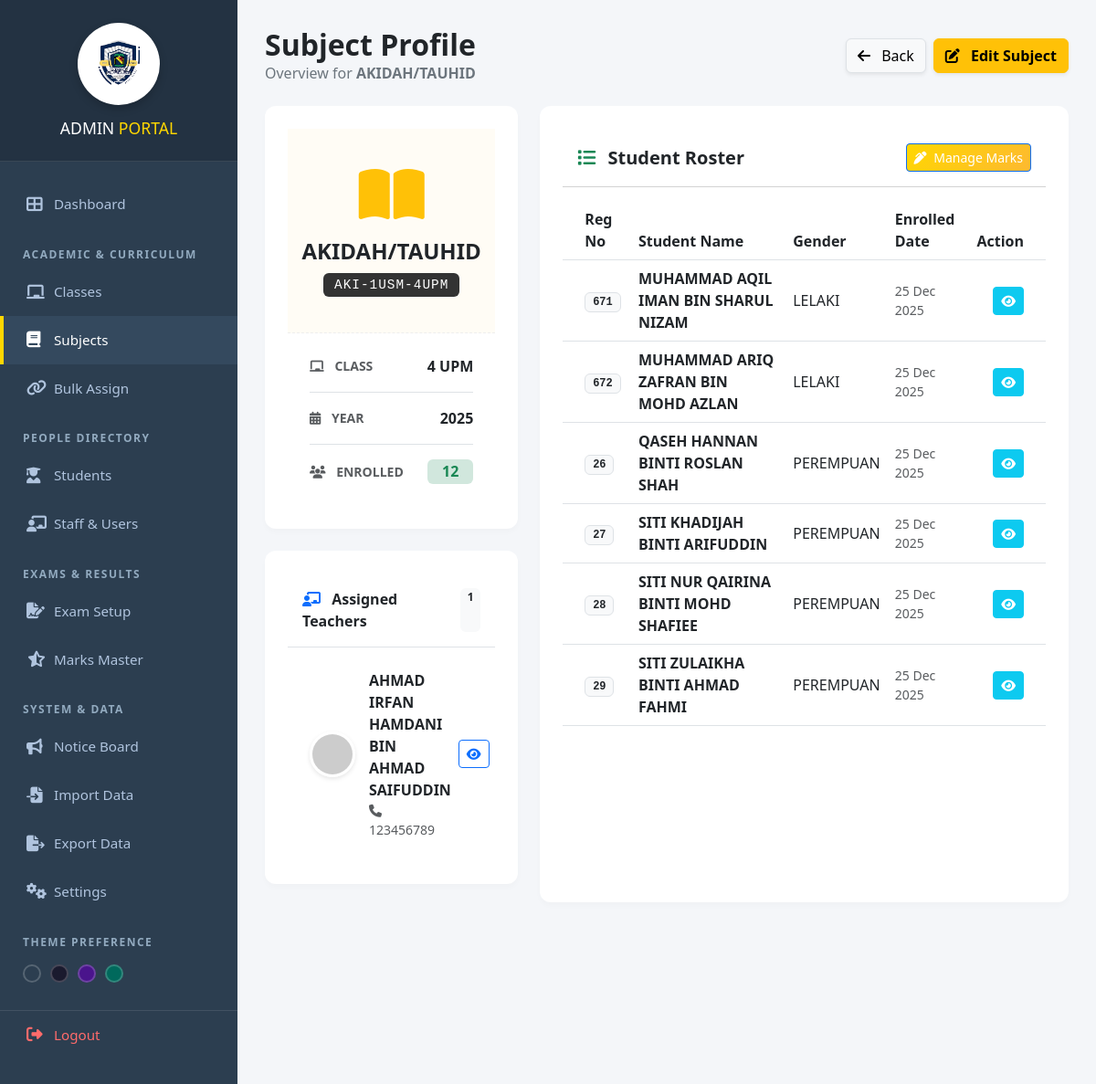
The page /admin/view_subject.php?subject_id=25 (signed in) on the database its author committed.
### tables this page shows
CREATE TABLE `subjects` (
  `subject_id` int(11) NOT NULL,
  `subject_name` varchar(100) NOT NULL,
  `subject_code` varchar(20) DEFAULT NULL,
  `class_id` int(11) DEFAULT NULL
);

CREATE TABLE `classes` (
  `class_id` int(11) NOT NULL,
  `class_name` varchar(50) NOT NULL,
  `year` int(11) NOT NULL,
  `class_teacher_id` int(11) DEFAULT NULL
);

CREATE TABLE `users` (
  `user_id` int(11) NOT NULL,
  `username` varchar(50) NOT NULL,
  `password` varchar(255) NOT NULL,
  `full_name` varchar(100) NOT NULL,
  `role` enum('admin','class_teacher','subject_teacher') NOT NULL,
  `created_at` timestamp NULL DEFAULT current_timestamp(),
  `avatar` varchar(255) DEFAULT NULL,
  `ic_no` varchar(50) DEFAULT NULL,
  `teacher_id_no` varchar(50) DEFAULT NULL,
  `phone` varchar(20) DEFAULT NULL,
  `teaching_subjects` text DEFAULT NULL
);

CREATE TABLE `student_subject_enrollment` (
  `enrollment_id` int(11) NOT NULL,
  `student_id` int(11) NOT NULL,
  `subject_id` int(11) NOT NULL,
  `class_id` int(11) DEFAULT NULL,
  `enrollment_date` timestamp NULL DEFAULT current_timestamp()
);

CREATE TABLE `students` (
  `student_id` int(11) NOT NULL,
  `school_register_no` varchar(50) DEFAULT NULL,
  `enrollment_date` date DEFAULT NULL,
  `previous_school` varchar(255) DEFAULT NULL,
  `student_name` varchar(100) NOT NULL,
  `gender` varchar(20) DEFAULT NULL,
  `sports_house` varchar(50) DEFAULT NULL,
  `birth_cert_no` varchar(50) DEFAULT NULL,
  `birth_place` varchar(100) DEFAULT NULL,
  `ic_no` varchar(50) DEFAULT NULL,
  `birthdate` date DEFAULT NULL,
  `race` varchar(50) DEFAULT NULL,
  `religion` varchar(50) DEFAULT NULL,
  `nationality` varchar(50) DEFAULT NULL,
  `address` text DEFAULT NULL,
  `father_name` varchar(255) DEFAULT NULL,
  `father_ic` varchar(20) DEFAULT NULL,
  `father_phone` varchar(20) DEFAULT NULL,
  `father_job` varchar(100) DEFAULT NULL,
  `father_salary` decimal(10,2) DEFAULT NULL,
  `mother_name` varchar(255) DEFAULT NULL,
  `mother_ic` varchar(20) DEFAULT NULL,
  `mother_phone` varchar(20) DEFAULT NULL,
  `mother_job` varchar(100) DEFAULT NULL,
  `mother_salary` decimal(10,2) DEFAULT NULL,
  `guardian_name` varchar(255) DEFAULT NULL,
  `guardian_ic` varchar(20) DEFAULT NULL,
  `guardian_phone` varchar(20) DEFAULT NULL,
  `guardian_job` varchar(100) DEFAULT NULL,
  `guardian_salary` decimal(10,2) DEFAULT NULL,
  `is_baitulmal_recipient` varchar(10) DEFAULT NULL,
  `is_orphan` varchar(10) DEFAULT NULL,
  `parents_marital_status` varchar(50) DEFAULT NULL,
  `uniform_unit` varchar(100) DEFAULT NULL,
  `uniform_position` varchar(100) DEFAULT NULL,
  `club_association` varchar(100) DEFAULT NULL,
  `club_position` varchar(100) DEFAULT NULL,
  `sports_game` varchar(100) DEFAULT NULL,
  `sports_position` varchar(100) DEFAULT NULL,
  `phone` varchar(30) DEFAULT NULL,
  `class_id` int(11) DEFAULT NULL,
  `photo` varchar(255) DEFAULT NULL
);

### admin/view_subject.php (the view, shortened to what this page needs)
<?php
include '../config/db.php';
include 'includes/header.php';
$sid = intval($_GET['subject_id']);
$sql = "SELECT s.*, c.class_name, c.year
        FROM subjects s
        LEFT JOIN classes c ON s.class_id = c.class_id
        WHERE s.subject_id = $sid";
$sub = $conn->query($sql)->fetch_assoc();
$teachers_sql = "SELECT u.user_id, u.full_name, u.phone, u.avatar
                 FROM users u
                 JOIN subject_teachers st ON u.user_id = st.teacher_id
                 WHERE st.subject_id = $sid";
$teachers = $conn->query($teachers_sql);
$stu_sql = "SELECT st.*, sse.enrollment_date
            FROM student_subject_enrollment sse
            JOIN students st ON sse.student_id = st.student_id
            WHERE sse.subject_id = $sid
            ORDER BY st.student_name ASC";
$students = $conn->query($stu_sql);
$enrolled_count = $students->num_rows;
?>
<link href="https://cdn.jsdelivr.net/npm/bootstrap@5.3.0/dist/css/bootstrap.min.css" rel="stylesheet">
<link href="https://cdnjs.cloudflare.com/ajax/libs/font-awesome/6.4.0/css/all.min.css" rel="stylesheet">
<div class="wrapper">
    <?php include 'includes/sidebar.php'; ?>
    <div class="main-content">
        <div class="container-fluid">
            <div class="d-flex justify-content-between align-items-center mb-4">
                <div>
                    <h2 class="fw-bold text-dark mb-0">Subject Profile</h2>
                    <p class="text-secondary mb-0">Overview for <strong><?php echo $sub['subject_name']; ?></strong></p>
                </div>
                <div class="d-flex gap-2">
                    <a href="manage_subjects.php" class="btn btn-light shadow-sm border">
                        <i class="fas fa-arrow-left me-2"></i> Back
                    </a>
                    <a href="edit_subject.php?subject_id=<?php echo $sid; ?>" class="btn btn-warning fw-bold shadow-sm">
                        <i class="fas fa-edit me-2"></i> Edit Subject
                    </a>
                </div>
            </div>
            <div class="row g-4">
                <div class="col-lg-4">
                    <div class="card subject-card mb-4">
                        <div class="subject-icon-box">
                            <i class="fas fa-book-open text-warning fa-4x mb-3"></i>
                            <h4 class="fw-bold text-dark mb-2"><?php echo $sub['subject_name']; ?></h4>
                            <span class="code-badge"><?php echo $sub['subject_code']; ?></span>
                        </div>
                        <div class="card-body p-4">
                            <div class="d-flex justify-content-between align-items-center mb-3 pb-3 border-bottom">
                                <span class="text-muted text-uppercase small fw-bold"><i class="fas fa-chalkboard me-2"></i> Class</span>
                                <span class="fw-bold text-dark"><?php echo $sub['class_name']; ?></span>
                            </div>
                            <div class="d-flex justify-content-between align-items-center mb-3 pb-3 border-bottom">
                                <span class="text-muted text-uppercase small fw-bold"><i class="fas fa-calendar-alt me-2"></i> Year</span>
                                <span class="fw-bold text-dark"><?php echo $sub['year']; ?></span>
                            </div>
                            <div class="d-flex justify-content-between align-items-center">
                                <span class="text-muted text-uppercase small fw-bold"><i class="fas fa-users me-2"></i> Enrolled</span>
                                <span class="badge bg-success-subtle text-success fs-6 px-3"><?php echo $enrolled_count; ?></span>
                            </div>
                        </div>
                    </div>
                    <div class="card subject-card">
                        <div class="card-header bg-white py-3 border-bottom fw-bold text-dark d-flex justify-content-between">
                            <span><i class="fas fa-chalkboard-teacher text-primary me-2"></i> Assigned Teachers</span>
                            <span class="badge bg-light text-dark"><?php echo $teachers->num_rows; ?></span>
                        </div>
                        <div class="card-body p-4">
                            <?php if($teachers->num_rows > 0): ?>
                                <?php while($t = $teachers->fetch_assoc()): ?>
                                    <div class="d-flex align-items-center teacher-item">
                                        <?php $avatar = $t['avatar'] ? "../uploads/".$t['avatar'] : "https://ui-avatars.com/api/?name=".$t['full_name']."&background=random"; ?>
                                        <img src="<?php echo $avatar; ?>" class="avatar-md">
                                        <div class="flex-grow-1">
                                            <div class="fw-bold text-dark"><?php echo $t['full_name']; ?></div>
                                            <small class="text-muted d-block"><i class="fas fa-phone me-1"></i> <?php echo $t['phone'] ? $t['phone'] : 'N/A'; ?></small>
                                        </div>
                                        <a href="view_user.php?user_id=<?php echo $t['user_id']; ?>" class="btn btn-outline-primary btn-sm ms-2" title="View Profile">
                                            <i class="fas fa-eye"></i>
                                        </a>
                                    </div>
                                <?php endwhile; ?>
                            <?php endif; ?>
                        </div>
                    </div>
                </div>
                <div class="col-lg-8">
                    <div class="card subject-card h-100">
                        <div class="card-header bg-white py-3 d-flex justify-content-between align-items-center">
                            <h5 class="fw-bold m-0 text-dark"><i class="fas fa-list text-success me-2"></i> Student Roster</h5>
                            <a href="manage_all_marks.php?subject_id=<?php echo $sid; ?>&class_id=<?php echo $sub['class_id']; ?>" class="btn btn-sm btn-primary">
                                <i class="fas fa-pen-alt me-1"></i> Manage Marks
                            </a>
                        </div>
                        <div class="card-body p-0">
                            <div class="table-responsive" style="max-height: 600px; overflow-y:auto;">
                                <table class="table table-hover align-middle mb-0">
                                    <thead class="bg-light sticky-top">
                                        <tr>
                                            <th class="ps-4">Reg No</th>
                                            <th>Student Name</th>
                                            <th>Gender</th>
                                            <th>Enrolled Date</th>
                                            <th class="text-end pe-4">Action</th>
                                        </tr>
                                    </thead>
                                    <tbody>
                                        <?php if($students->num_rows > 0): ?>
                                            <?php while($stu = $students->fetch_assoc()): ?>
                                            <tr>
                                                <td class="ps-4">
                                                    <span class="badge bg-light text-dark border font-monospace"><?php echo $stu['school_register_no']; ?></span>
                                                </td>
                                                <td class="fw-bold text-dark"><?php echo $stu['student_name']; ?></td>
                                                <td><?php echo $stu['gender']; ?></td>
                                                <td class="text-muted small"><?php echo date('d M Y', strtotime($stu['enrollment_date'])); ?></td>
                                                <td class="text-end pe-4">
                                                    <a href="view_student.php?student_id=<?php echo $stu['student_id']; ?>" class="btn btn-sm btn-info text-white">
                                                        <i class="fas fa-eye"></i>
                                                    </a>
                                                </td>
                                            </tr>
                                            <?php endwhile; ?>
                                        <?php else: ?>
                                            <tr><td colspan="5" class="text-center py-5 text-muted">No students currently enrolled in this subject.</td></tr>
                                        <?php endif; ?>
                                    </tbody>
                                </table>
                            </div>
                        </div>
                    </div>
                </div>
            </div>
        </div>
    </div>
</div>
</body>
</html>

### admin/includes/header.php (style rules this page uses)
:root { --primary-gold: #FFD700; --gold-grad: linear-gradient(135deg, #FFD700 0%, #FDB931 100%); --sidebar-width: 260px; --bg-color: #f4f7f6; --text-color: #2c3e50; }
* { box-sizing: border-box; }
body { font-family: 'Segoe UI', Tahoma, Geneva, Verdana, sans-serif; background-color: var(--bg-color); color: var(--text-color); margin: 0; padding: 0; }
.main-content { margin-left: var(--sidebar-width); padding: 30px; min-height: 100vh; transition: margin-left 0.3s ease; }
.card { background: white; padding: 25px; border-radius: 8px; box-shadow: 0 2px 10px rgba(0, 0, 0, 0.05); margin-bottom: 20px; border: 1px solid #eef0f2; }
.btn { padding: 10px 20px; border: none; border-radius: 5px; cursor: pointer; font-weight: 600; text-decoration: none; display: inline-block; transition: 0.2s; }
.btn-primary { background: var(--gold-grad); color: #333; }
table { width: 100%; border-collapse: collapse; margin-top: 15px; }
th { text-align: left; padding: 15px; background: #f8f9fa; border-bottom: 2px solid var(--primary-gold); color: #555; }
td { padding: 15px; border-bottom: 1px solid #eee; }

### admin/view_subject.php (style rules this page uses)
body { background-color: #f4f6f9; overflow-x: hidden; }
.main-content { position: absolute; top: 0; right: 0; width: calc(100% - 260px) !important; margin-left: 260px !important; min-height: 100vh; padding: 0 !important; display: block !important; }
.container-fluid { padding: 30px !important; }
.subject-card { border: none; border-radius: 12px; box-shadow: 0 4px 6px rgba(0,0,0,0.02); overflow: hidden; background: white; }
.subject-icon-box { background: #fffcf5; padding: 40px 0; text-align: center; border-bottom: 1px dashed #eee; }
.avatar-md { width: 50px; height: 50px; border-radius: 50%; object-fit: cover; border: 3px solid #fff; box-shadow: 0 2px 5px rgba(0,0,0,0.1); margin-right: 15px; }
.code-badge { background: #333; color: white; padding: 5px 12px; border-radius: 6px; font-family: monospace; letter-spacing: 1px; font-size: 0.9rem; }
.teacher-item { border-bottom: 1px solid #f0f0f0; padding-bottom: 15px; margin-bottom: 15px; }
.teacher-item:last-child { border-bottom: none; padding-bottom: 0; margin-bottom: 0; }

### admin/includes/sidebar.php (style rules this page uses)
:root { --sidebar-bg: #2c3e50; --sidebar-hover: #34495e; --sidebar-active-border: #FFD700; --brand-bg: #233242; }

### rows shown on the page
subjects: subject_name "AKIDAH/TAUHID", subject_code "AKI-1USM-4UPM", class.class_name "4 UPM", class.year "2025"
users: full_name "AHMAD IRFAN HAMDANI BIN AHMAD SAIFUDDIN", phone "123456789"
student_subject_enrollment: student.school_register_no "671", student.student_name "MUHAMMAD AQIL IMAN BIN SHARUL NIZAM", student.gender "LELAKI", enrollment_date "25 Dec 2025"
student_subject_enrollment: student.school_register_no "672", student.student_name "MUHAMMAD ARIQ ZAFRAN BIN MOHD AZLAN", student.gender "LELAKI", enrollment_date "25 Dec 2025"
student_subject_enrollment: student.school_register_no "26", student.student_name "QASEH HANNAN BINTI ROSLAN SHAH", student.gender "PEREMPUAN", enrollment_date "25 Dec 2025"
student_subject_enrollment: student.school_register_no "27", student.student_name "SITI KHADIJAH BINTI ARIFUDDIN", student.gender "PEREMPUAN", enrollment_date "25 Dec 2025"
student_subject_enrollment: student.school_register_no "28", student.student_name "SITI NUR QAIRINA BINTI MOHD SHAFIEE", student.gender "PEREMPUAN", enrollment_date "25 Dec 2025"
student_subject_enrollment: student.school_register_no "29", student.student_name "SITI ZULAIKHA BINTI AHMAD FAHMI", student.gender "PEREMPUAN", enrollment_date "25 Dec 2025"

### other values the page prints
$enrolled_count "12"
$teachers->num_rows "1"
